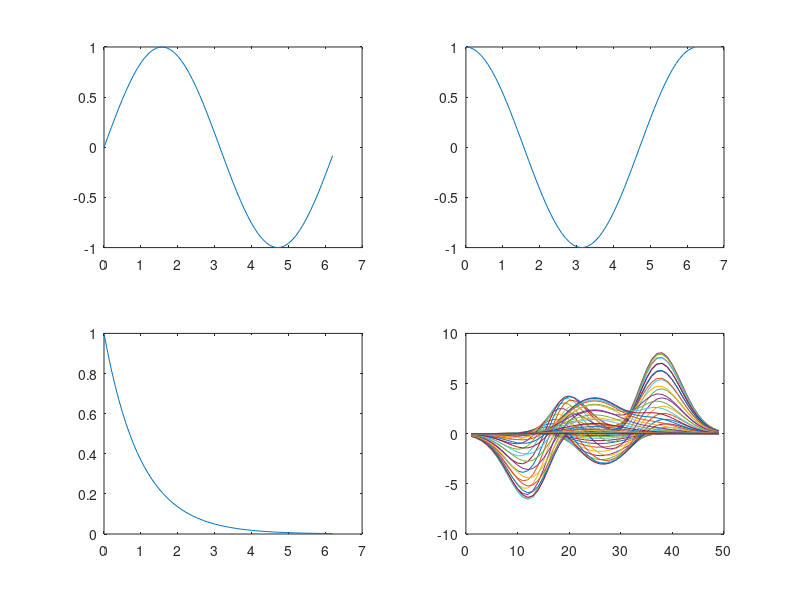

The MATLAB source for this figure:
% A simple example of how to use subplot add multiple plots in one MATLAB
% figure
%
% date 23 Nov 2014

clear all
close all


x=0:.1:2*pi;
subplot(2,2,1);
plot(x,sin(x));


subplot(2,2,2);
plot(x,cos(x));


subplot(2,2,3)
plot(x,exp(-x));


subplot(2,2,4);
plot(peaks);

